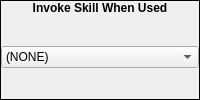
            <widget class="QFrame" name="frame_85">
             <property name="sizePolicy">
              <sizepolicy hsizetype="Fixed" vsizetype="Preferred">
               <horstretch>0</horstretch>
               <verstretch>0</verstretch>
              </sizepolicy>
             </property>
             <property name="minimumSize">
              <size>
               <width>200</width>
               <height>0</height>
              </size>
             </property>
             <property name="maximumSize">
              <size>
               <width>200</width>
               <height>16777215</height>
              </size>
             </property>
             <property name="focusPolicy">
              <enum>Qt::ClickFocus</enum>
             </property>
             <property name="frameShape">
              <enum>QFrame::Box</enum>
             </property>
             <property name="frameShadow">
              <enum>QFrame::Plain</enum>
             </property>
             <layout class="QVBoxLayout" name="verticalLayout_179">
              <property name="spacing">
               <number>0</number>
              </property>
              <property name="margin">
               <number>0</number>
              </property>
              <item>
               <widget class="QLabel" name="label_148">
                <property name="sizePolicy">
                 <sizepolicy hsizetype="Preferred" vsizetype="Fixed">
                  <horstretch>0</horstretch>
                  <verstretch>0</verstretch>
                 </sizepolicy>
                </property>
                <property name="font">
                 <font>
                  <weight>75</weight>
                  <bold>true</bold>
                 </font>
                </property>
                <property name="focusPolicy">
                 <enum>Qt::ClickFocus</enum>
                </property>
                <property name="text">
                 <string>Invoke Skill When Used</string>
                </property>
                <property name="alignment">
                 <set>Qt::AlignCenter</set>
                </property>
               </widget>
              </item>
              <item>
               <widget class="QWidget" name="widget_95" native="true">
                <property name="focusPolicy">
                 <enum>Qt::ClickFocus</enum>
                </property>
                <layout class="QHBoxLayout" name="horizontalLayout_70">
                 <property name="spacing">
                  <number>0</number>
                 </property>
                 <property name="margin">
                  <number>0</number>
                 </property>
                 <item>
                  <widget class="QComboBox" name="weapon_cboxSkill">
                   <property name="focusPolicy">
                    <enum>Qt::ClickFocus</enum>
                   </property>
                   <item>
                    <property name="text">
                     <string>(NONE)</string>
                    </property>
                   </item>
                  </widget>
                 </item>
                </layout>
               </widget>
              </item>
             </layout>
            </widget>
